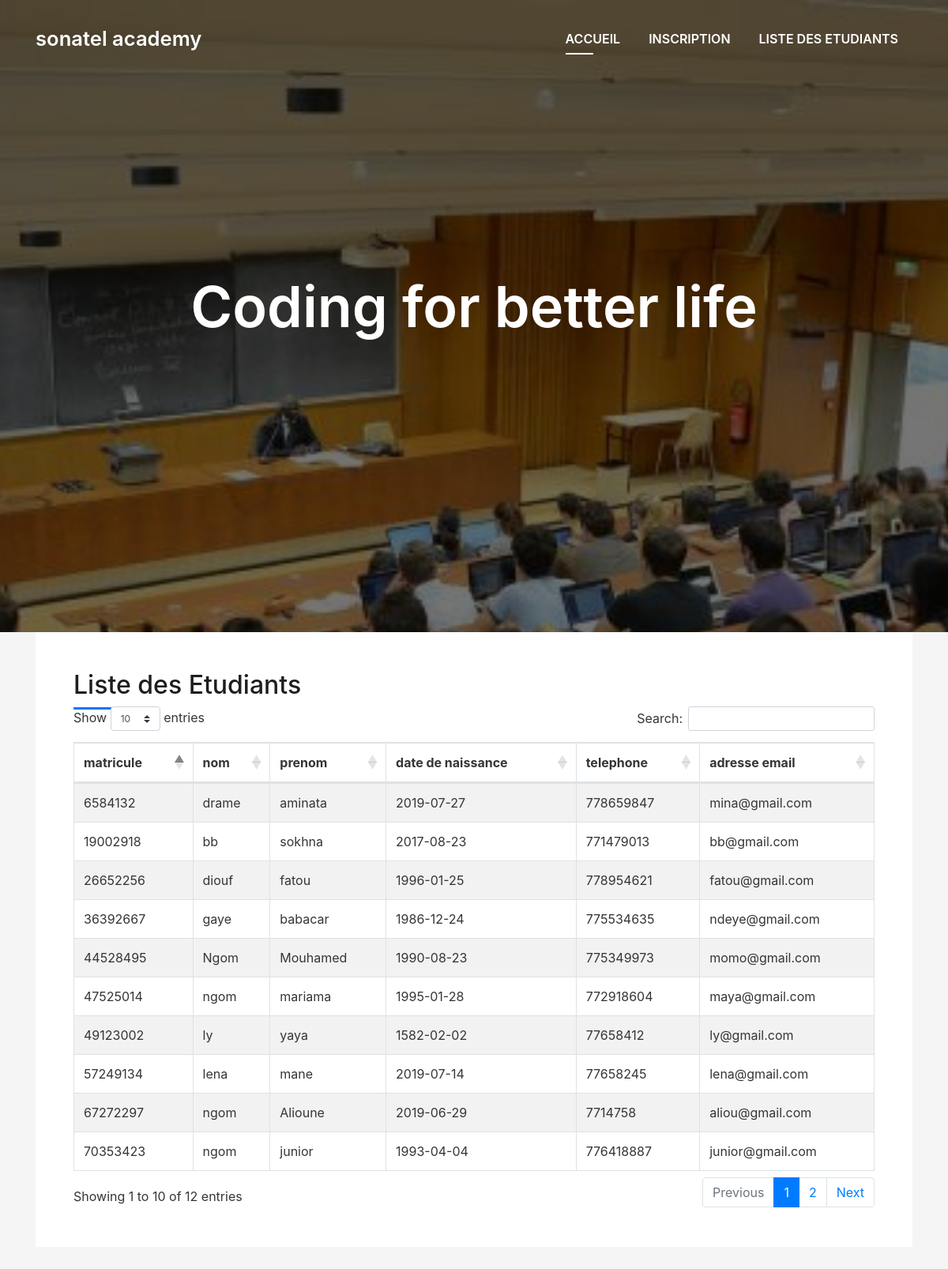
The app's page /liste_etudiant.php with its own data.
### tables this page shows
CREATE TABLE `Etudiant` (
  `id_etudiant` int(11) NOT NULL,
  `matricule` varchar(255) NOT NULL,
  `nom_etudiant` varchar(255) NOT NULL,
  `prenom_etudiant` varchar(255) NOT NULL,
  `date_naiss` date NOT NULL,
  `telephone` int(11) NOT NULL,
  `email` varchar(50) NOT NULL
);

### Etudiant_Service.php (called while the page is built, shortened)
<?php
class Etudiant_Service
{
  private $db;
  public function setDb(PDO $db)
  {
    $this->db = $db;
  }
  public function findAll($table)
  {
    $req = $this->db->prepare("SELECT *FROM $table");
    $req->execute();
    return $req->fetchAll(PDO::FETCH_OBJ);
  }
}

### liste_etudiant.php (the view, shortened to what this page needs)
<?php
$db = new PDO('mysql:host=127.0.0.1;dbname=Universite', 'root', 'Zawji@2801');
$db->setAttribute(PDO::ATTR_ERRMODE, PDO::ERRMODE_EXCEPTION);
$etuService = new Etudiant_Service($db);
?>
<!DOCTYPE html>
<html lang="en">
<head>
  <link rel="stylesheet" href="https://cdnjs.cloudflare.com/ajax/libs/twitter-bootstrap/4.1.3/css/bootstrap.css">
<link rel="stylesheet" href="https://cdn.datatables.net/1.10.19/css/dataTables.bootstrap4.min.css">
  <link href="lib/bootstrap/css/bootstrap.min.css" rel="stylesheet">
  <link href="lib/font-awesome/css/font-awesome.min.css" rel="stylesheet">
  <link href="lib/animate/animate.min.css" rel="stylesheet">
  <link href="lib/ionicons/css/ionicons.min.css" rel="stylesheet">
  <link href="lib/owlcarousel/assets/owl.carousel.min.css" rel="stylesheet">
  <link href="lib/lightbox/css/lightbox.min.css" rel="stylesheet">
  <link href="css/style.css" rel="stylesheet">
</head>
<body id="page-top">
  <nav class="navbar navbar-b navbar-trans navbar-expand-md fixed-top" id="mainNav">
    <div class="container">
      <a class="navbar-brand js-scroll" href="#page-top">sonatel academy</a>
      <div class="navbar-collapse collapse justify-content-end" id="navbarDefault">
        <ul class="navbar-nav">
          <li class="nav-item">
            <a class="nav-link js-scroll active" href="#home">Accueil</a>
          </li>
          <li class="nav-item">
            <a class="nav-link js-scroll" href="#about">Inscription</a>
          </li>
          <li class="nav-item">
            <a class="nav-link js-scroll" href="#blog">Liste des Etudiants</a>
          </li>
        </ul>
      </div>
    </div>
  </nav>
  <div id="home" class="intro route bg-image" style="background-image: url(img/intro.jpg)">
    <div class="overlay-itro"></div>
    <div class="intro-content display-table">
      <div class="table-cell">
        <div class="container">
          <h1 class="intro-title mb-4">Coding for better life</h1>
        </div>
      </div>
    </div>
  </div>
    <div class="container" >
      <div class="row">
        <div class="col-md-12">
          <div class="post-box">
            <h3 class="title-left">
              Liste des Etudiants
            </h3>
            <table id="example" class="table table-striped table-bordered" tyle="width:100%" >
              <thead>
                <tr>
                  <th>matricule</th>
                  <th>nom</th>
                  <th>prenom</th>
                  <th>date de naissance</th>
                  <th>telephone</th>
                  <th>adresse email</th>
                </tr>
              </thead>
              <tbody>
                <?php
                foreach ($etuService->findAll("Etudiant") as $donnes) {
                  echo '<tr>
                 <td>' . $donnes->matricule . '</td>
                 <td>' . $donnes->nom_etudiant . '</td>
                 <td>' . $donnes->prenom_etudiant . '</td>
                 <td>' . $donnes->date_naiss . '</td>
                 <td>' . $donnes->telephone . '</td>
                 <td>' . $donnes->email . '</td>
                 </tr>';
                }
                ?>
              </tbody>
            </table>
          </div>
        </div>
      </div>
    </div>

### css/style.css (style rules this page uses)
body { background-color: #f5f5f5; color: #353535; }
h1, h2, h3, h4, h5, h6 { color: #1e1e1e; }
a { color: #ffffff; transition: all 0.5s ease-in-out; }
.bg-image { background-repeat: no-repeat; background-attachment: fixed; background-size: cover; background-position: center center; }
.display-table { width: 100%; height: 100%; display: table; }
.table-cell { display: table-cell; vertical-align: middle; }
.title-left { font-size: 2rem; position: relative; }
.title-left:before { content: ''; position: absolute; height: 3px; background-color: #0078ff; width: 100px; bottom: -12px; }
.navbar-b { transition: all .5s ease-in-out; background-color: transparent; padding-top: 1.563rem; padding-bottom: 1.563rem; }
.navbar-b.navbar-trans .nav-item, .navbar-b.navbar-reduce .nav-item { position: relative; padding-right: 10px; padding-left: 0; }
.navbar-b.navbar-trans .nav-link, .navbar-b.navbar-reduce .nav-link { color: #fff; text-transform: uppercase; font-weight: 600; }
.navbar-b.navbar-trans .nav-link:before, .navbar-b.navbar-reduce .nav-link:before { content: ''; position: absolute; margin-left: 0px; width: 0%; bottom: 0; left: 0; height: 2px; transition: all 500ms ease; }
.navbar-b.navbar-trans .show > .nav-link:before, .navbar-b.navbar-trans .active > .nav-link:before, .navbar-b.navbar-trans .nav-link.show:before, .navbar-b.navbar-trans .nav-link.active:before, .navbar-b.navbar-reduce .show > .nav-link:before, .navbar-b.navbar-reduce .active > .nav-link:before, .navbar-b.navbar-reduce .nav-link.show:before, .navbar-b.navbar-reduce .nav-link.active:before { width: 35px; }
.navbar-b.navbar-trans .nav-link:before { background-color: #fff; }
.navbar-b.navbar-trans .show > .nav-link, .navbar-b.navbar-trans .active > .nav-link, .navbar-b.navbar-trans .nav-link.show, .navbar-b.navbar-trans .nav-link.active { color: #fff; }
.navbar-b .navbar-brand { color: #fff; font-size: 1.6rem; font-weight: 600; }
.intro { height: 100vh; position: relative; color: #fff; }
.intro .intro-content { text-align: center; position: absolute; }
.intro .overlay-itro { background-color: rgba(0, 0, 0, 0.6); position: absolute; top: 0; left: 0px; padding: 0; height: 100%; width: 100%; opacity: .9; }
.intro .intro-title { color: #fff; font-weight: 600; font-size: 3rem; }
.post-box, .form-comments, .box-comments, .widget-sidebar { padding: 2rem; background-color: #fff; margin-bottom: 3rem; }
@media (min-width: 768px) { .navbar-b.navbar-trans .nav-item, .navbar-b.navbar-reduce .nav-item { padding-left: 10px; } }
@media (min-width: 768px) { .navbar-b.navbar-trans .nav-link:before, .navbar-b.navbar-reduce .nav-link:before { margin-left: 18px; } }
@media (min-width: 768px) { .intro .intro-title { font-size: 4.5rem; } }
@media (min-width: 768px) { .post-box, .form-comments, .box-comments, .widget-sidebar { padding: 3rem; } }

### records on screen
etudiant: matricule "44528495", nom_etudiant "Ngom", prenom_etudiant "Mouhamed", date_naiss "1990-08-23", telephone "775349973", email "momo@gmail.com"
etudiant: matricule "47525014", nom_etudiant "ngom", prenom_etudiant "mariama", date_naiss "1995-01-28", telephone "772918604", email "maya@gmail.com"
etudiant: matricule "19002918", nom_etudiant "bb", prenom_etudiant "sokhna", date_naiss "2017-08-23", telephone "771479013", email "bb@gmail.com"
etudiant: matricule "70353423", nom_etudiant "ngom", prenom_etudiant "junior", date_naiss "1993-04-04", telephone "776418887", email "junior@gmail.com"
etudiant: matricule "26652256", nom_etudiant "diouf", prenom_etudiant "fatou", date_naiss "1996-01-25", telephone "778954621", email "fatou@gmail.com"
etudiant: matricule "36392667", nom_etudiant "gaye", prenom_etudiant "babacar", date_naiss "1986-12-24", telephone "775534635", email "ndeye@gmail.com"
etudiant: matricule "67272297", nom_etudiant "ngom", prenom_etudiant "Alioune", date_naiss "2019-06-29", telephone "7714758", email "aliou@gmail.com"
etudiant: matricule "49123002", nom_etudiant "ly", prenom_etudiant "yaya", date_naiss "1582-02-02", telephone "77658412", email "ly@gmail.com"
etudiant: matricule "57249134", nom_etudiant "lena", prenom_etudiant "mane", date_naiss "2019-07-14", telephone "77658245", email "lena@gmail.com"
etudiant: matricule "6584132", nom_etudiant "drame", prenom_etudiant "aminata", date_naiss "2019-07-27", telephone "778659847", email "mina@gmail.com"
